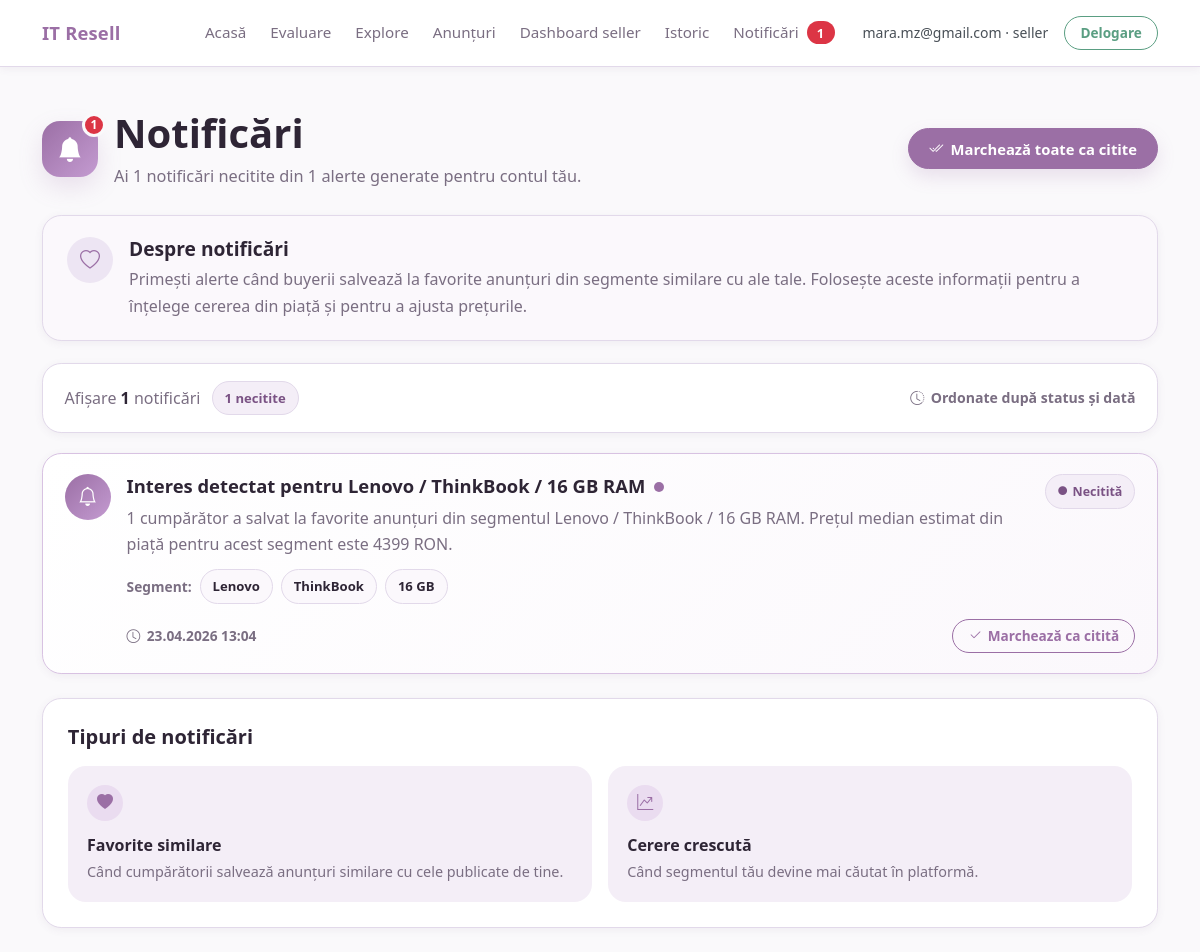
The page /notifications (signed in) on the database as committed earlier.
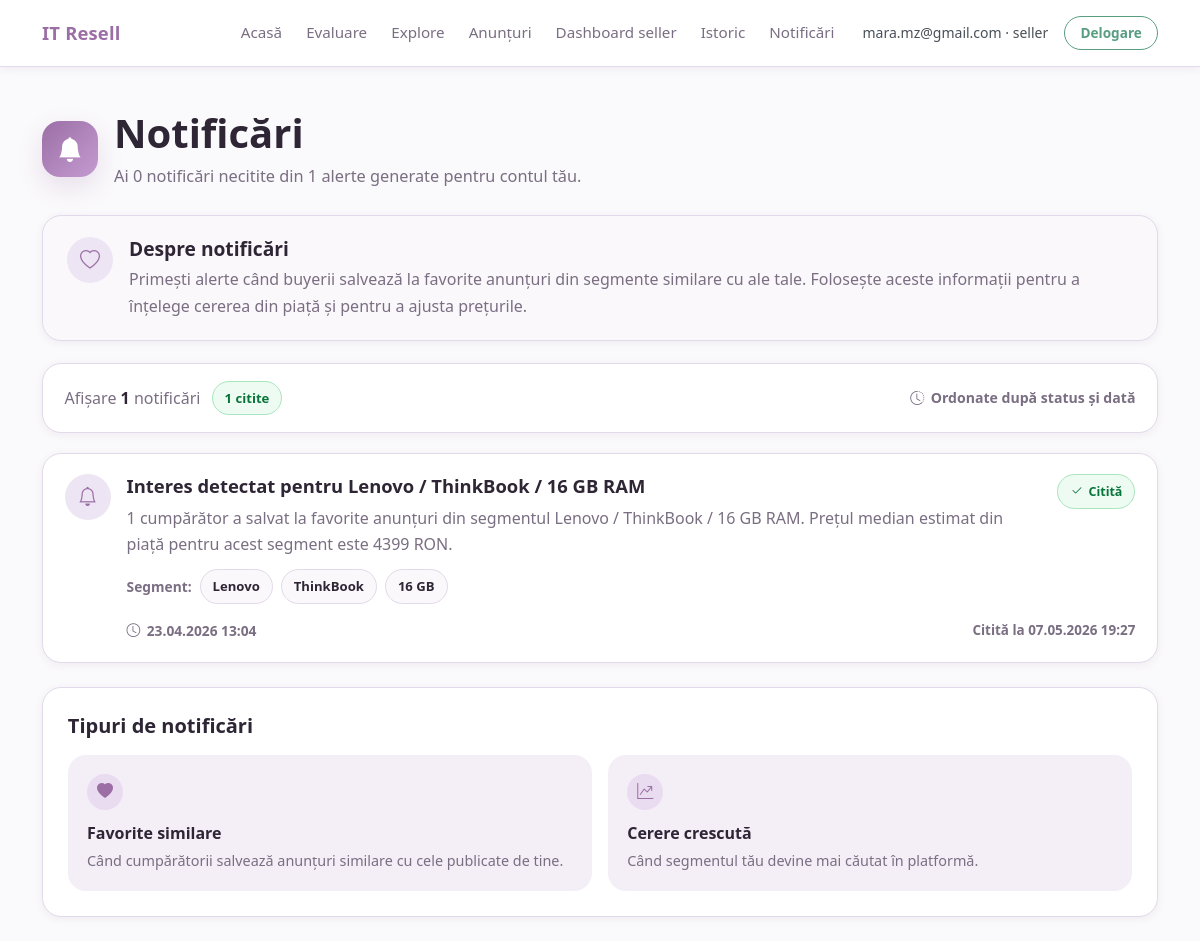
The same page on the database as committed later.
### app/models.py (models this page shows, shortened)
class Notification(db.Model):
    __tablename__ = "notifications"
    id = db.Column(db.Integer, primary_key=True)
    user_id = db.Column(db.Integer, db.ForeignKey("users.id"), nullable=False, index=True)
    type = db.Column(db.String(50), nullable=False, default="generic", index=True)
    title = db.Column(db.String(255), nullable=False)
    message = db.Column(db.Text, nullable=False)
    brand = db.Column(db.String(100), nullable=True, index=True)
    model_family = db.Column(db.String(100), nullable=True, index=True)
    ram_gb = db.Column(db.Integer, nullable=True, index=True)
    is_read = db.Column(db.Boolean, nullable=False, default=False, index=True)
    created_at = db.Column(db.DateTime, default=utc_now, nullable=False)
    read_at = db.Column(db.DateTime, nullable=True)

### app/routes.py (the view)
@main_bp.route("/notifications")
@role_required(User.ROLE_SELLER)
def notifications():
    rows = list_user_notifications(current_user.id, limit=100)
    return render_template("notifications.html", rows=rows)

### app/models.py (called while the page is built)
@login_manager.user_loader
def load_user(user_id):
    try:
        return db.session.get(User, int(user_id))
    except (TypeError, ValueError):
        return None

    @property
    def is_admin(self):
        return self.role == self.ROLE_ADMIN

    @property
    def is_seller(self):
        return self.role == self.ROLE_SELLER

### app/routes.py (called while the page is built)
def role_required(*allowed_roles):
    def decorator(view_func):
        @wraps(view_func)
        @login_required
        def wrapped_view(*args, **kwargs):
            if current_user.role not in allowed_roles:
                flash("Nu ai permisiunea să accesezi această pagină.", "danger")
                return redirect(url_for("main.index"))
            return view_func(*args, **kwargs)
        return wrapped_view
    return decorator

@main_bp.app_context_processor
def inject_notification_counts():
    unread_notifications_count = 0
    if current_user.is_authenticated and current_user.is_seller:
        unread_notifications_count = count_unread_notifications(current_user.id)
    return {
        "unread_notifications_count": unread_notifications_count,
    }

### app/templates/notifications.html (shortened to what the changed rows need)
{% extends "base.html" %}
{% block content %}
{% set stats = namespace(unread=0, read=0) %}
{% for row in rows %}
    {% if row.is_read %}
        {% set stats.read = stats.read + 1 %}
    {% else %}
        {% set stats.unread = stats.unread + 1 %}
    {% endif %}
{% endfor %}
<div class="notifications-page-header">
    <div class="notifications-header-row">
        <div class="notifications-title-wrap">
            <div class="notifications-title-icon">
                <i class="bi bi-bell-fill"></i>
                {% if stats.unread > 0 %}
                    <span class="notifications-title-dot">{{ stats.unread }}</span>
                {% endif %}
            </div>
            <div>
                <h1 class="notifications-page-title">Notificări</h1>
                <p class="notifications-page-subtitle">
                    Ai {{ stats.unread }} notificări necitite din {{ rows|length }} alerte generate pentru contul tău.
                </p>
            </div>
        </div>
        {% if rows and stats.unread > 0 %}
            <form method="post" action="{{ url_for('main.mark_all_notifications_read_route') }}">
                <button type="submit" class="btn btn-primary notifications-main-btn">
                    <i class="bi bi-check2-all"></i>
                    Marchează toate ca citite
                </button>
            </form>
        {% endif %}
    </div>
</div>
<div class="notifications-info-card">
    <div>
        <h2>Despre notificări</h2>
    </div>
</div>
{% if rows %}
    <div class="notifications-summary-bar">
        <div class="notifications-summary-left">
            <span>Afișare <strong>{{ rows|length }}</strong> notificări</span>
            {% if stats.unread > 0 %}
                <span class="notifications-summary-pill notifications-summary-pill--unread">
                    {{ stats.unread }} necitite
                </span>
            {% endif %}
            {% if stats.read > 0 %}
                <span class="notifications-summary-pill notifications-summary-pill--read">
                    {{ stats.read }} citite
                </span>
            {% endif %}
        </div>
    </div>
    <div class="notifications-list">
        {% for row in rows %}
            <article class="notification-card {% if not row.is_read %}notification-card--unread{% else %}notification-card--read{% endif %}">
                <div class="notification-card-icon">
                    <i class="bi bi-bell"></i>
                </div>
                <div class="notification-card-body">
                    <div class="notification-card-top">
                        <div class="notification-card-main">
                            <div class="notification-card-title-row">
                                <h2>{{ row.title }}</h2>
                                {% if not row.is_read %}
                                    <span class="notification-unread-dot" title="Notificare necitită"></span>
                                {% endif %}
                            </div>
                            <p class="notification-card-message">
                                {{ row.message }}
                            </p>
                        </div>
                        <div class="notification-card-status">
                            {% if row.is_read %}
                                <span class="notification-status-pill notification-status-pill--read">
                                    <i class="bi bi-check2"></i>
                                    Citită
                                </span>
                            {% else %}
                                <span class="notification-status-pill notification-status-pill--unread">
                                    <i class="bi bi-circle-fill"></i>
                                    Necitită
                                </span>
                            {% endif %}
                        </div>
                    </div>
                    <div class="notification-segment-row">
                        <span class="notification-segment-label">Segment:</span>
                        <span class="notification-segment-pill">{{ row.brand or "-" }}</span>
                        <span class="notification-segment-pill">{{ row.model_family or "-" }}</span>
                        <span class="notification-segment-pill">{{ row.ram_gb or "-" }} GB</span>
                    </div>
                    <div class="notification-card-bottom">
                        <div class="notification-date">
                            <i class="bi bi-clock"></i>
                            {{ row.created_at.strftime("%d.%m.%Y %H:%M") if row.created_at else "-" }}
                        </div>
                        {% if not row.is_read %}
                            <form method="post" action="{{ url_for('main.mark_notification_read', notification_id=row.id) }}">
                                <button type="submit" class="btn btn-sm btn-outline-primary notification-read-btn">
                                    <i class="bi bi-check2"></i>
                                    Marchează ca citită
                                </button>
                            </form>
                        {% else %}
                            {% if row.read_at %}
                                <div class="notification-read-date">
                                    Citită la {{ row.read_at.strftime("%d.%m.%Y %H:%M") }}
                                </div>
                            {% endif %}
                        {% endif %}
                    </div>
                </div>
            </article>
        {% endfor %}
    </div>
    <div class="notifications-types-card">
        <h2>Tipuri de notificări</h2>
    </div>
{% endif %}
{% endblock %}

### app/templates/base.html (shortened to what this page needs)
<!doctype html>
<html lang="ro">
<head>
    <link href="https://cdn.jsdelivr.net/npm/bootstrap@5.3.3/dist/css/bootstrap.min.css" rel="stylesheet">
    <link href="https://cdn.jsdelivr.net/npm/bootstrap-icons@1.11.3/font/bootstrap-icons.min.css" rel="stylesheet">
    <link href="{{ url_for('static', filename='css/main.css') }}" rel="stylesheet">
</head>
<body>
    <nav class="navbar navbar-expand-lg navbar-light bg-body-tertiary">
        <div class="container">
            <a class="navbar-brand" href="{{ url_for('main.index') }}">IT Resell</a>
            <div class="collapse navbar-collapse" id="mainNavbar">
                <div class="navbar-nav ms-auto align-items-lg-center">
                    <a class="nav-link" href="{{ url_for('main.index') }}">Acasă</a>
                    <a class="nav-link" href="{{ url_for('main.evaluate') }}">Evaluare</a>
                    <a class="nav-link" href="{{ url_for('main.explore') }}">Explore</a>
                    <a class="nav-link" href="{{ url_for('main.listings') }}">Anunțuri</a>
                    {% if current_user.is_authenticated %}
                        {% if current_user.is_admin %}
                            <a class="nav-link" href="{{ url_for('main.admin_dashboard') }}">Dashboard admin</a>
                            <a class="nav-link" href="{{ url_for('main.admin_analytics') }}">Analiză date</a>
                            <a class="nav-link" href="{{ url_for('main.admin_history') }}">Istoric global</a>
                        {% elif current_user.is_seller %}
                            <a class="nav-link" href="{{ url_for('main.profile') }}">Dashboard seller</a>
                            <a class="nav-link" href="{{ url_for('main.history') }}">Istoric</a>
                            <a class="nav-link d-flex align-items-center gap-2" href="{{ url_for('main.notifications') }}">
                                Notificări
                                {% if unread_notifications_count > 0 %}
                                    <span class="badge rounded-pill text-bg-danger">{{ unread_notifications_count }}</span>
                                {% endif %}
                            </a>
                        {% elif current_user.is_buyer %}
                            <a class="nav-link" href="{{ url_for('main.history') }}">Istoric</a>
                            <a class="nav-link" href="{{ url_for('main.favorites') }}">Favorite</a>
                        {% endif %}
                        <span class="navbar-text text-light-emphasis ms-lg-3 me-lg-2 small">
                            {{ current_user.email }} · {{ current_user.role }}
                        </span>
                        <form method="post" action="{{ url_for('auth.logout') }}" class="d-inline ms-lg-2">
                            <button type="submit" class="btn btn-sm btn-outline-success">Delogare</button>
                        </form>
                    {% else %}
                        <a class="nav-link" href="{{ url_for('auth.login') }}">Autentificare</a>
                        <a class="nav-link" href="{{ url_for('auth.register') }}">Înregistrare</a>
                    {% endif %}
                </div>
            </div>
        </div>
    </nav>
    <div class="container pt-3">
    </div>
    <main class="container py-4">
        {% block content %}{% endblock %}
    </main>
</body>
</html>

Rows that differ between the two databases and show on the page:
changed Notification "Interes detectat pentru Lenovo / ThinkBook / 16 GB RAM": read_at (not shown) → "07.05.2026 19:27"; text "Necitită Marchează ca citită" → "Citită"
Other text that changed with them:
{{ stats.unread }}: "1" → "0"
{{ stats.read }}: (not shown) → "1"
{{ unread_notifications_count }}: "1" → (not shown)
{{ stats.unread }}: "1" → (not shown)
text no longer shown: "Marchează toate ca citite necitite"
text now shown: "citite"
